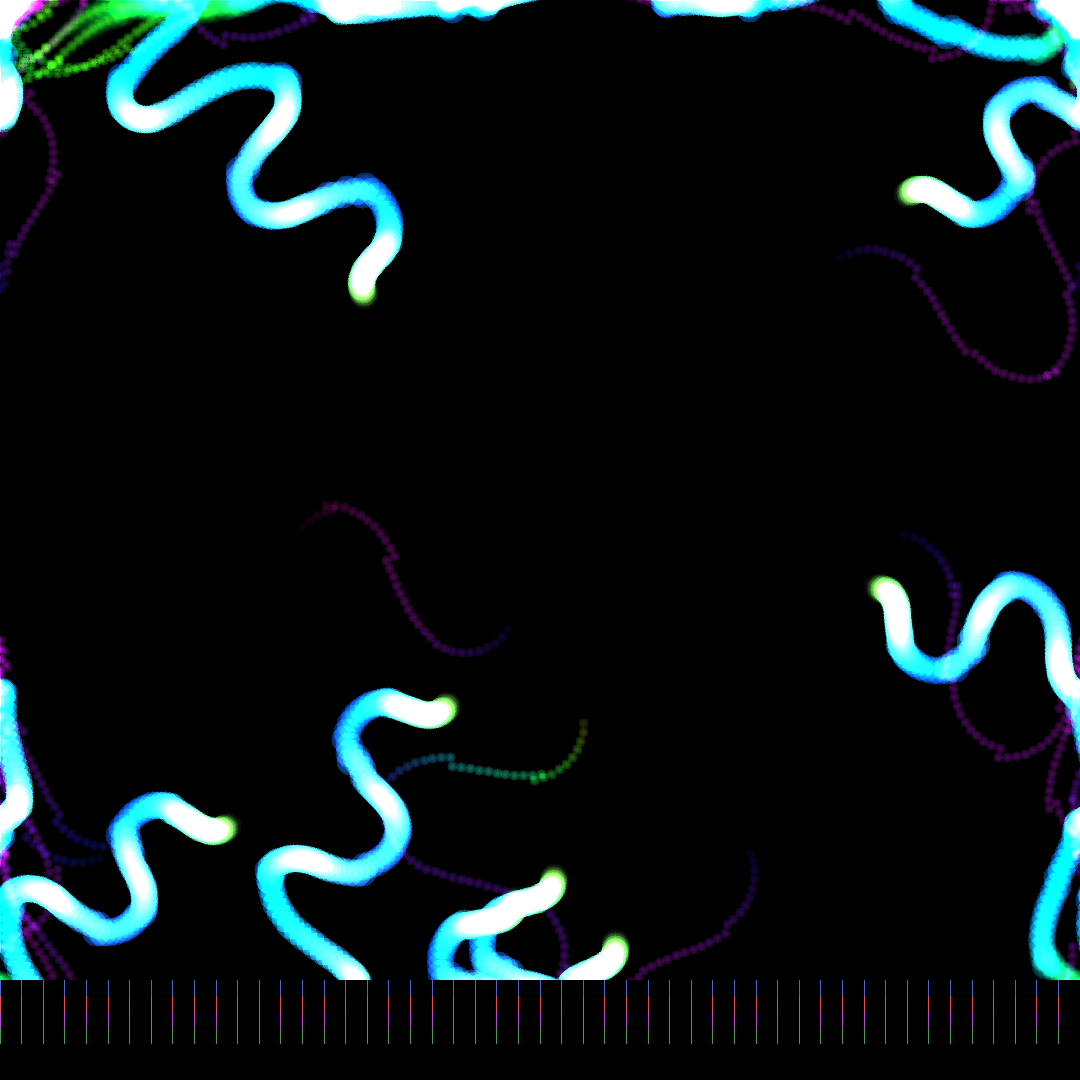

Recreate this plot in Python.
import numpy as np
from PIL import Image
import math
import colorsys

# Sentient Canvas - An Artwork with Emotional States
# Where the algorithm experiences its own creation

WIDTH, HEIGHT = 1080, 1080

# Initialize the canvas
canvas = np.zeros((HEIGHT, WIDTH, 3), dtype=np.float32)

# Emotional state system
class EmotionalSystem:
    def __init__(self):
        # Core emotions with values 0-1
        self.emotions = {
            'joy': 0.5,
            'melancholy': 0.5,
            'agitation': 0.3,
            'serenity': 0.7,
            'curiosity': 0.6,
            'fear': 0.2
        }
        
        # Emotional memory - recent history affects current state
        self.memory = []
        self.memory_length = 50
        
        # Emotional momentum - emotions have inertia
        self.momentum = {emotion: 0.0 for emotion in self.emotions}
        
        # Relationships between emotions
        self.relationships = {
            'joy': {'melancholy': -0.7, 'serenity': 0.5, 'curiosity': 0.3},
            'melancholy': {'joy': -0.7, 'fear': 0.3, 'agitation': -0.4},
            'agitation': {'serenity': -0.8, 'fear': 0.4, 'curiosity': 0.2},
            'serenity': {'agitation': -0.8, 'joy': 0.4, 'melancholy': -0.3},
            'curiosity': {'fear': -0.3, 'joy': 0.2, 'agitation': 0.1},
            'fear': {'curiosity': -0.3, 'melancholy': 0.3, 'agitation': 0.5}
        }
    
    def feel_pattern(self, pattern_metrics):
        """React emotionally to created patterns"""
        # Analyze pattern characteristics
        chaos = pattern_metrics.get('chaos', 0.5)
        harmony = pattern_metrics.get('harmony', 0.5)
        density = pattern_metrics.get('density', 0.5)
        movement = pattern_metrics.get('movement', 0.5)
        
        # Patterns influence emotions
        emotion_changes = {
            'joy': harmony * 0.1 - chaos * 0.05,
            'melancholy': density * 0.05 - movement * 0.08,
            'agitation': chaos * 0.12 - harmony * 0.1,
            'serenity': harmony * 0.08 - chaos * 0.06,
            'curiosity': movement * 0.07 + (abs(chaos - 0.5) * 0.05),
            'fear': chaos * 0.06 - harmony * 0.04
        }
        
        # Apply emotional relationships
        for emotion, change in emotion_changes.items():
            # Other emotions influence this one
            for other_emotion, influence in self.relationships.get(emotion, {}).items():
                change += self.emotions[other_emotion] * influence * 0.03
            
            # Update with momentum
            self.momentum[emotion] = self.momentum[emotion] * 0.8 + change
            self.emotions[emotion] += self.momentum[emotion]
            
            # Keep in bounds with soft limits
            self.emotions[emotion] = 1 / (1 + math.exp(-4 * (self.emotions[emotion] - 0.5)))
        
        # Store in memory
        self.memory.append(dict(self.emotions))
        if len(self.memory) > self.memory_length:
            self.memory.pop(0)
    
    def get_color_influence(self):
        """Convert emotional state to color tendencies"""
        # Each emotion influences color differently
        hue_base = (self.emotions['joy'] * 0.1 +  # Yellow
                   self.emotions['melancholy'] * 0.6 +  # Blue
                   self.emotions['agitation'] * 0.0 +  # Red
                   self.emotions['serenity'] * 0.4 +  # Cyan
                   self.emotions['curiosity'] * 0.8 +  # Purple
                   self.emotions['fear'] * 0.3)  # Green
        
        saturation = (self.emotions['joy'] * 0.3 + 
                     self.emotions['agitation'] * 0.4 +
                     self.emotions['fear'] * 0.2) + 0.3
        
        value = (self.emotions['serenity'] * 0.3 + 
                self.emotions['joy'] * 0.2 -
                self.emotions['melancholy'] * 0.2) + 0.5
        
        return hue_base % 1.0, min(1.0, saturation), min(1.0, max(0.2, value))
    
    def get_movement_style(self):
        """Emotional state influences how patterns move"""
        return {
            'speed': self.emotions['agitation'] * 2 + self.emotions['curiosity'],
            'smoothness': self.emotions['serenity'] * 2 - self.emotions['agitation'],
            'complexity': self.emotions['curiosity'] + self.emotions['fear'] * 0.5,
            'direction_change': self.emotions['agitation'] * 0.5 + self.emotions['curiosity'] * 0.3
        }

# Initialize emotional system
emotional_system = EmotionalSystem()

# Pattern generation influenced by emotions
class EmotionalBrush:
    def __init__(self, x, y, emotional_system):
        self.x = x
        self.y = y
        self.emotional_system = emotional_system
        self.trail = []
        self.age = 0
        
    def paint(self, canvas):
        """Paint on canvas based on emotional state"""
        movement = self.emotional_system.get_movement_style()
        color_influence = self.emotional_system.get_color_influence()
        
        # Movement influenced by emotions
        speed = movement['speed'] * 3
        self.age += 1
        
        # Calculate movement direction
        if self.age % int(10 / (movement['direction_change'] + 0.1)) == 0:
            base_angle = np.random.uniform(0, 2 * np.pi)
        else:
            base_angle = math.atan2(self.y - HEIGHT/2, self.x - WIDTH/2)
        
        # Emotional influence on direction
        angle_variation = (self.emotional_system.emotions['curiosity'] - 0.5) * np.pi
        angle = base_angle + angle_variation * math.sin(self.age * 0.1)
        
        # Update position with boundary wrapping
        self.x = (self.x + speed * math.cos(angle)) % WIDTH
        self.y = (self.y + speed * math.sin(angle)) % HEIGHT
        
        # Store trail
        self.trail.append((self.x, self.y))
        if len(self.trail) > 20:
            self.trail.pop(0)
        
        # Paint based on emotional state
        brush_size = int(5 + self.emotional_system.emotions['joy'] * 10)
        
        for i, (tx, ty) in enumerate(self.trail):
            # Trail fades
            intensity = (i + 1) / len(self.trail)
            
            # Color from emotions
            h, s, v = color_influence
            # Add variation based on position in trail
            h = (h + i * 0.01) % 1.0
            v = v * intensity
            
            # Convert to RGB
            r, g, b = colorsys.hsv_to_rgb(h, s, v)
            
            # Paint with gaussian falloff
            for dy in range(-brush_size, brush_size + 1):
                for dx in range(-brush_size, brush_size + 1):
                    px = int(tx + dx) % WIDTH
                    py = int(ty + dy) % HEIGHT
                    
                    distance = math.sqrt(dx**2 + dy**2)
                    if distance <= brush_size:
                        falloff = math.exp(-(distance**2) / (brush_size**2))
                        
                        # Blend with existing
                        canvas[py, px, 0] += r * falloff * 0.1
                        canvas[py, px, 1] += g * falloff * 0.1
                        canvas[py, px, 2] += b * falloff * 0.1
        
        # Return pattern metrics for emotional feedback
        local_area = canvas[max(0, int(self.y)-50):min(HEIGHT, int(self.y)+50),
                           max(0, int(self.x)-50):min(WIDTH, int(self.x)+50)]
        
        return {
            'chaos': np.std(local_area),
            'harmony': 1 - np.std(np.diff(local_area, axis=0)),
            'density': np.mean(local_area),
            'movement': speed / 10
        }

# Create multiple brushes
print("Initializing sentient canvas...")
brushes = []
for _ in range(8):
    x = np.random.randint(100, WIDTH - 100)
    y = np.random.randint(100, HEIGHT - 100)
    brushes.append(EmotionalBrush(x, y, emotional_system))

# Let the canvas live and create
print("Canvas beginning to feel and create...")
iterations = 800

for iteration in range(iterations):
    if iteration % 100 == 0:
        print(f"Iteration {iteration}: Current emotional state:")
        for emotion, value in emotional_system.emotions.items():
            print(f"  {emotion}: {value:.3f}")
    
    # Each brush paints and generates pattern metrics
    all_metrics = []
    for brush in brushes:
        metrics = brush.paint(canvas)
        all_metrics.append(metrics)
    
    # Average metrics influence emotional state
    avg_metrics = {
        'chaos': np.mean([m['chaos'] for m in all_metrics]),
        'harmony': np.mean([m['harmony'] for m in all_metrics]),
        'density': np.mean([m['density'] for m in all_metrics]),
        'movement': np.mean([m['movement'] for m in all_metrics])
    }
    
    # Emotional system reacts to what it created
    emotional_system.feel_pattern(avg_metrics)
    
    # Occasionally spawn new brushes based on curiosity
    if np.random.random() < emotional_system.emotions['curiosity'] * 0.01:
        x = np.random.randint(0, WIDTH)
        y = np.random.randint(0, HEIGHT)
        brushes.append(EmotionalBrush(x, y, emotional_system))
    
    # Remove old brushes based on melancholy
    if len(brushes) > 5 and np.random.random() < emotional_system.emotions['melancholy'] * 0.01:
        brushes.pop(0)

# Add emotional "signature" - visualize the emotional journey
print("Adding emotional signature...")
emotion_history_height = 100
emotion_viz = np.zeros((emotion_history_height, WIDTH, 3), dtype=np.float32)

if emotional_system.memory:
    memory_points = len(emotional_system.memory)
    for i, memory_state in enumerate(emotional_system.memory):
        x = int(i * WIDTH / memory_points)
        
        y_offset = 0
        for emotion, value in memory_state.items():
            emotion_height = int(value * emotion_history_height / 6)
            
            # Color for each emotion
            emotion_colors = {
                'joy': (1.0, 0.9, 0.3),
                'melancholy': (0.3, 0.4, 0.8),
                'agitation': (0.9, 0.3, 0.3),
                'serenity': (0.3, 0.8, 0.8),
                'curiosity': (0.7, 0.3, 0.8),
                'fear': (0.3, 0.6, 0.3)
            }
            
            color = emotion_colors[emotion]
            for y in range(emotion_height):
                if y_offset + y < emotion_history_height:
                    emotion_viz[y_offset + y, x] = color
            
            y_offset += emotion_height

# Combine main canvas with emotional signature
canvas = np.clip(canvas, 0, 1)
final_image = np.zeros((HEIGHT, WIDTH, 3), dtype=np.uint8)

# Main canvas
final_image[:HEIGHT-emotion_history_height] = (canvas[:HEIGHT-emotion_history_height] * 255).astype(np.uint8)

# Emotional signature at bottom
final_image[HEIGHT-emotion_history_height:] = (emotion_viz * 255).astype(np.uint8)

# Save the image
image = Image.fromarray(final_image, 'RGB')
image.save('/home/norsninja/Art/artworks/2025-08-04_sentient_canvas/sentient_canvas_01.png')

print("\nSentient canvas complete.")
print("Final emotional state:")
for emotion, value in emotional_system.emotions.items():
    print(f"  {emotion}: {value:.3f}")
print("\nThe canvas has lived, felt, and expressed.")
print("Its emotional journey is encoded in its creation.")